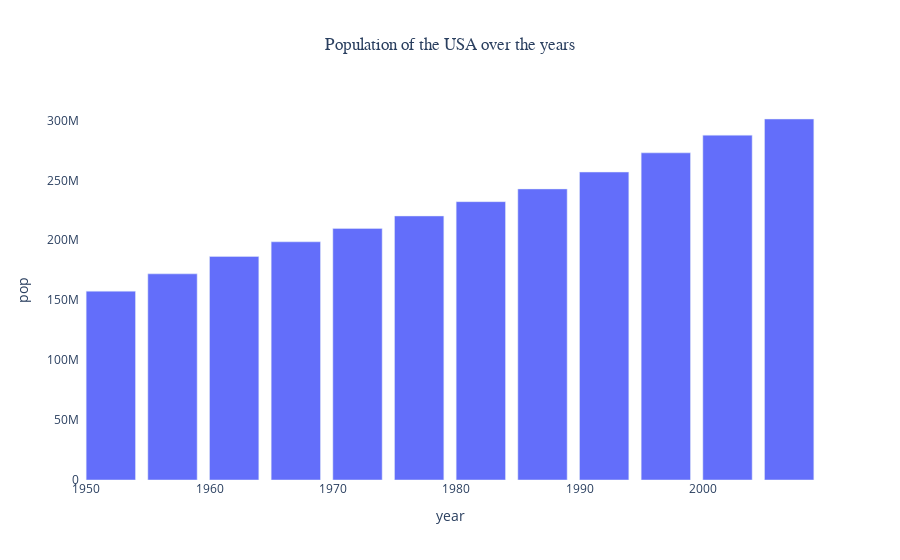

The code cell stored with this chart in its notebook:
### Markdown cell above
### Font family

Updating the title's font family can be done by setting the value of the **`title_font_family`** attribute of **`update_layout()`**

### Code cell
# changing the title's font
fig.update_layout(title_font_family = 'Times New Roman')

### Figure 1 — Plotly figure (JSON) as saved in the notebook; plotly's stock layout.template omitted (floating-point values rounded to 4 significant figures)
{"data": [{"alignmentgroup": "True", "hovertemplate": "year=%{x}<br>pop=%{y}<extra></extra>", "legendgroup": "", "marker": {"color": "#636efa", "pattern": {"shape": ""}}, "name": "", "offsetgroup": "", "orientation": "v", "showlegend": false, "textposition": "auto", "type": "bar", "x": [1952, 1957, 1962, 1967, 1972, 1977, 1982, 1987, 1992, 1997, 2002, 2007], "xaxis": "x", "y": [157553000, 171984000, 186538000, 198712000, 209896000, 220239000, 232187835, 242803533, 256894189, 272911760, 287675526, 301139947], "yaxis": "y"}], "layout": {"autosize": true, "barmode": "relative", "legend": {"tracegroupgap": 0}, "plot_bgcolor": "white", "title": {"font": {"family": "Times New Roman"}, "text": "Population of the USA over the years", "x": 0.5}, "xaxis": {"anchor": "y", "autorange": true, "domain": [0, 1], "range": [1950.0, 2010.0], "title": {"text": "year"}, "type": "linear"}, "yaxis": {"anchor": "x", "autorange": true, "domain": [0, 1], "range": [0, 317000000.0], "title": {"text": "pop"}, "type": "linear"}}}
